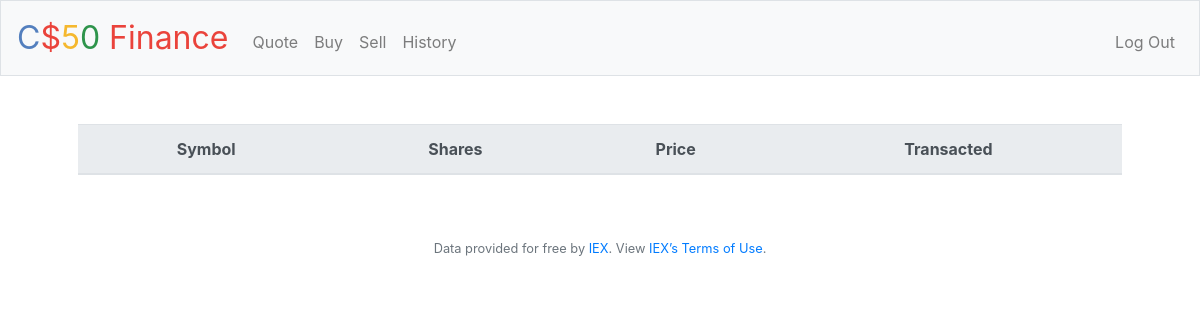
Page /history (signed in) on the earlier database version.
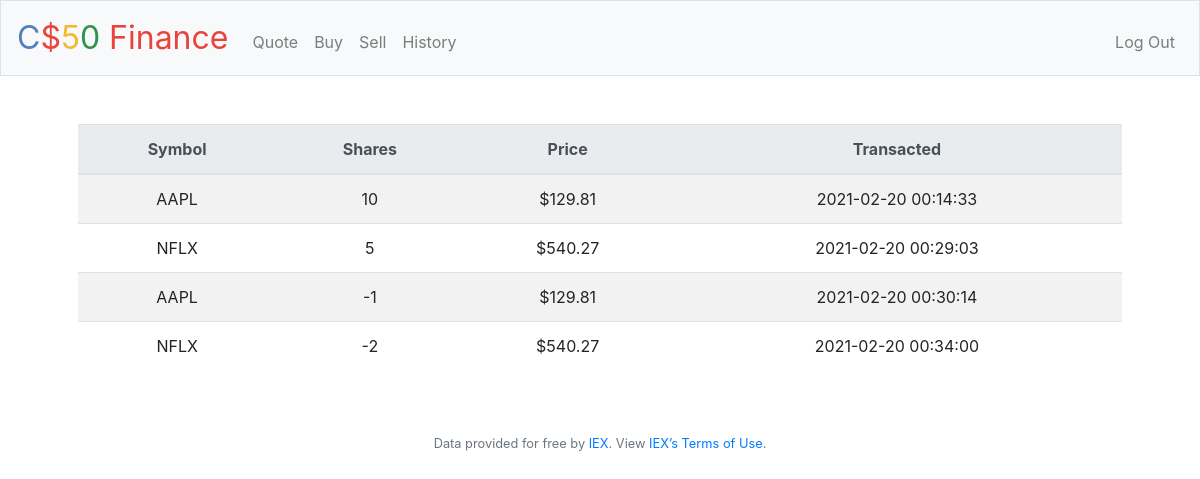
Same page on the later database version.
### tables this page shows
CREATE TABLE transactions (
    user_id INTEGER NOT NULL
    , asset_symbol TEXT NOT NULL
    , asset_name TEXT NOT NULL
    , asset_qty INTEGER NOT NULL
    , asset_price NUMERIC NOT NULL
    , timestamp DATETIME DEFAULT CURRENT_TIMESTAMP
);

### application.py (the view)
@app.route("/history")
@login_required
def history():
    assets = db.execute("SELECT * FROM transactions WHERE user_id = ?", session["user_id"])
    return render_template("history.html", assets=assets, usd=usd)

### application.py (called while the page is built)
@app.after_request
def after_request(response):
    response.headers["Cache-Control"] = "no-cache, no-store, must-revalidate"
    response.headers["Expires"] = 0
    response.headers["Pragma"] = "no-cache"
    return response

### helpers.py (called while the page is built)
def login_required(f):
    @wraps(f)
    def decorated_function(*args, **kwargs):
        if session.get("user_id") is None:
            return redirect("/login")
        return f(*args, **kwargs)
    return decorated_function

def usd(value):
    return f"${value:,.2f}"

### templates/history.html (shortened to what this page needs)
{% extends "layout.html" %}
{% block main %}
    <table class="table table-striped table-hover">
        <thead class="thead-light">
            <tr>
                <th scope="col">Symbol</th>
                <th scope="col">Shares</th>
                <th scope="col">Price</th>
                <th scope="col">Transacted</th>
            </tr>
        </thead>
        <tbody>
            {% for asset in assets %}
                <tr>
                    <td>{{ asset["asset_symbol"] }}</td>
                    <td>{{ asset["asset_qty"] }}</td>
                    <td>{{ usd(asset["asset_price"]) }}</td>
                    <td>{{ asset["timestamp"] }}</td>
                </tr>
            {% endfor %}
        </tbody>
    </table>
{% endblock %}

### templates/layout.html (shortened to what this page needs)
<!DOCTYPE html>
<html lang="en">
    <head>
        <link rel="stylesheet" href="https://cdn.jsdelivr.net/npm/bootstrap@4.5.3/dist/css/bootstrap.min.css">
        <link href="/static/styles.css" rel="stylesheet">
    </head>
    <body>
        <nav class="navbar navbar-expand-md navbar-light bg-light border">
            <a class="navbar-brand" href="/"><span class="blue">C</span><span class="red">$</span><span class="yellow">5</span><span class="green">0</span> <span class="red">Finance</span></a>
            <div class="collapse navbar-collapse" id="navbar">
                {% if session.user_id %}
                    <ul class="navbar-nav mr-auto mt-2">
                        <li class="nav-item"><a class="nav-link" href="/quote">Quote</a></li>
                        <li class="nav-item"><a class="nav-link" href="/buy">Buy</a></li>
                        <li class="nav-item"><a class="nav-link" href="/sell">Sell</a></li>
                        <li class="nav-item"><a class="nav-link" href="/history">History</a></li>
                    </ul>
                    <ul class="navbar-nav ml-auto mt-2">
                        <li class="nav-item"><a class="nav-link" href="/logout">Log Out</a></li>
                    </ul>
                {% else %}
                    <ul class="navbar-nav ml-auto mt-2">
                        <li class="nav-item"><a class="nav-link" href="/register">Register</a></li>
                        <li class="nav-item"><a class="nav-link" href="/login">Log In</a></li>
                        <li class="nav-item"><a class="nav-link" href="/change_password">Change Password</a></li>
                    </ul>
                {% endif %}
            </div>
        </nav>
        <main class="container p-5">
            {% block main %}{% endblock %}
        </main>
        <footer class="small text-center text-muted">
            Data provided for free by <a href="https://iextrading.com/developer">IEX</a>. View <a href="https://iextrading.com/api-exhibit-a/">IEX’s Terms of Use</a>.
        </footer>
    </body>
</html>

### static/styles.css (style rules this page uses)
nav .navbar-brand { font-size: xx-large; }
nav .navbar-brand .blue { color: #537fbe; }
nav .navbar-brand .red { color: #ea433b; }
nav .navbar-brand .yellow { color: #f5b82e; }
nav .navbar-brand .green { color: #2e944b; }
main { overflow-x: auto; text-align: center; }

Differences in the rows shown:
added transactions: asset_symbol "AAPL", asset_qty "10", asset_price "$129.81", timestamp "2021-02-20 00:14:33"
added transactions: asset_symbol "NFLX", asset_qty "5", asset_price "$540.27", timestamp "2021-02-20 00:29:03"
added transactions: asset_symbol "AAPL", asset_qty "-1", asset_price "$129.81", timestamp "2021-02-20 00:30:14"
added transactions: asset_symbol "NFLX", asset_qty "-2", asset_price "$540.27", timestamp "2021-02-20 00:34:00"
